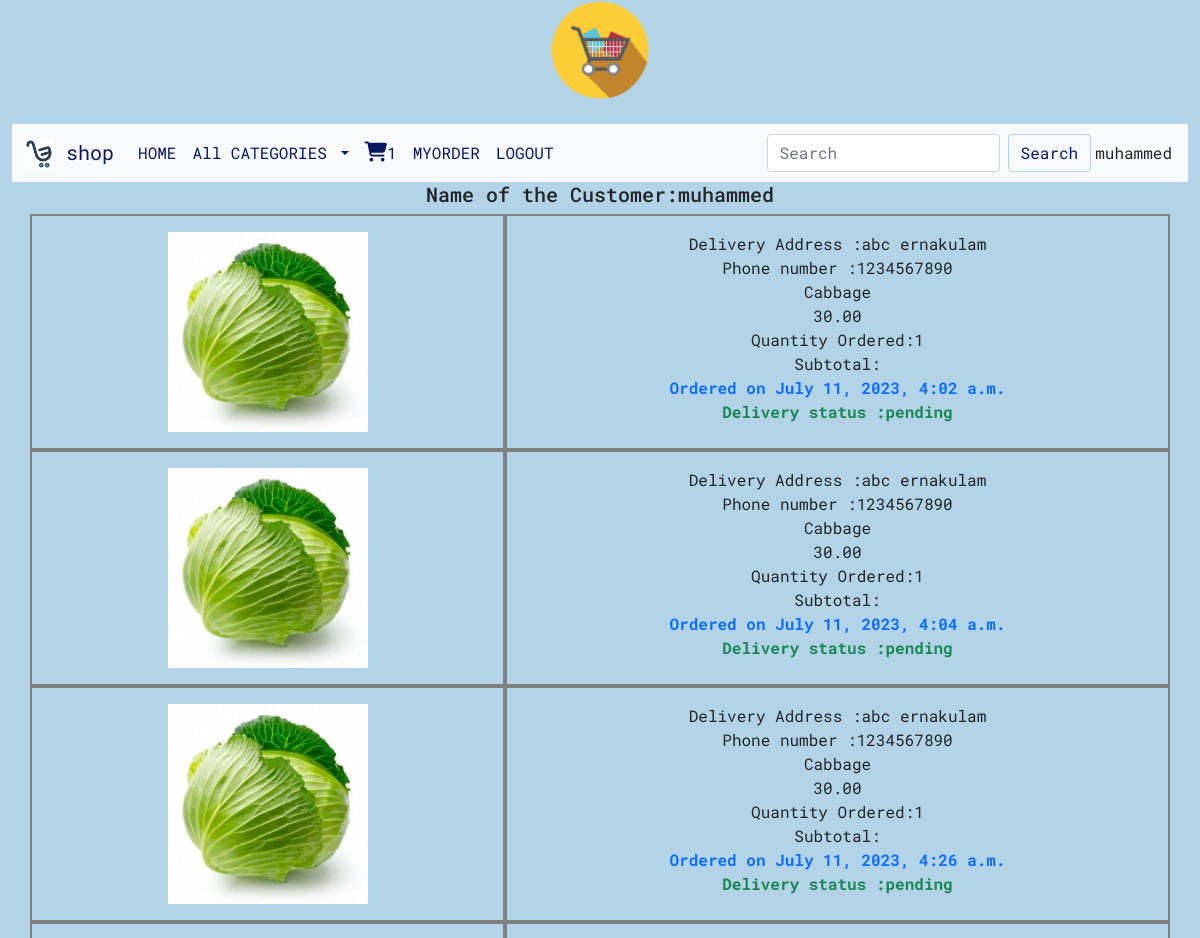
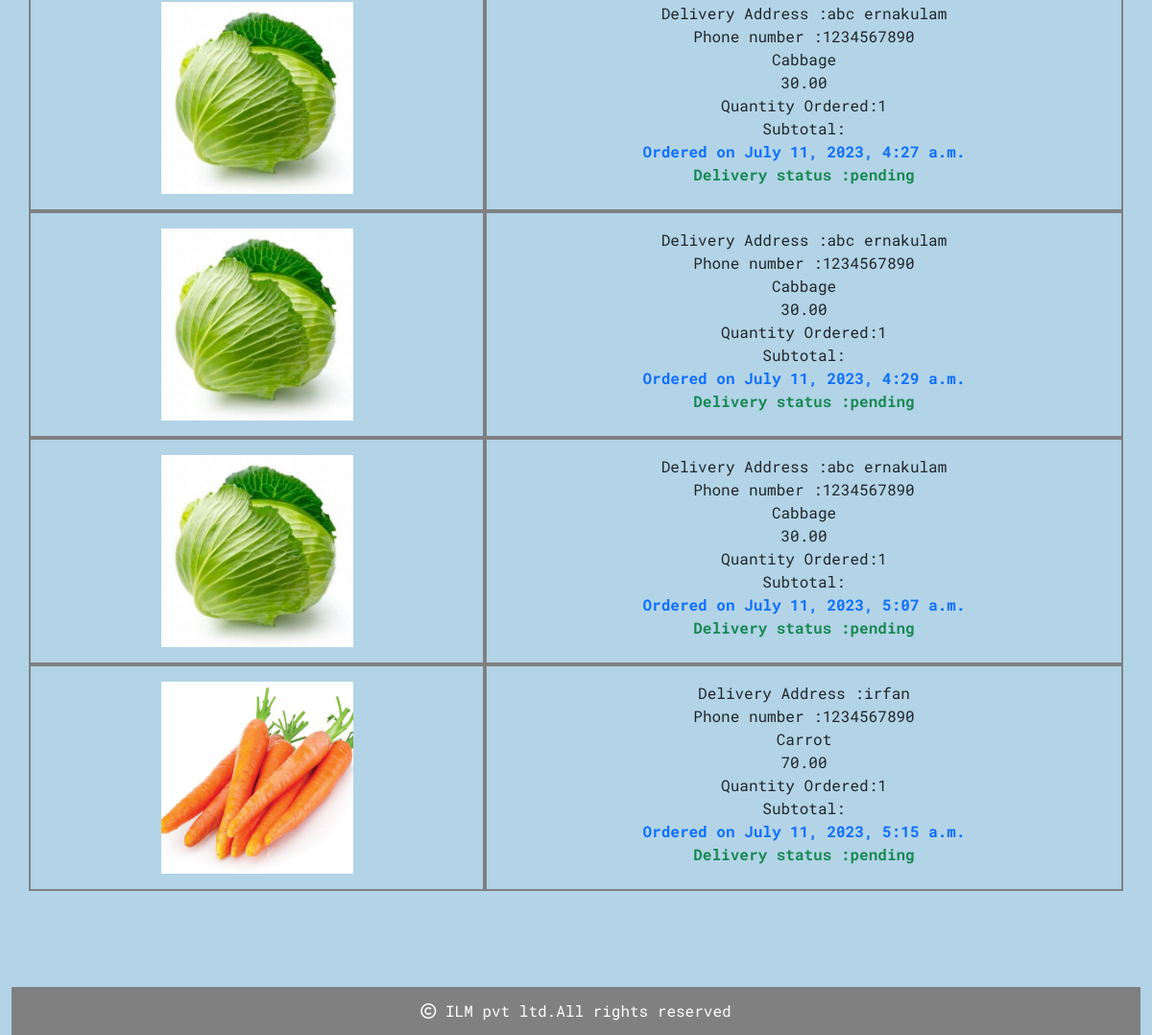
/cart/orderview/ (signed in), run on the app's committed database (2 pictures, top to bottom).
### cart/models.py (models this page shows, shortened)
class Order(models.Model):
    user = models.ForeignKey(User, on_delete=models.CASCADE)
    products = models.ForeignKey(Product, on_delete=models.CASCADE)
    address = models.TextField()
    phone = models.CharField(max_length=100)
    order_status = models.CharField(max_length=30, default="pending")
    delivery_status = models.CharField(max_length=30, default="pending")
    noofitems = models.IntegerField()
    date_added = models.DateTimeField(auto_now_add=True)

### shop/models.py (models this page shows, shortened)
class Product(models.Model):
    name = models.CharField(max_length=200, unique=True)
    slug = models.SlugField(max_length=250, unique=True)
    description=models.TextField(blank=True)
    price=models.DecimalField(max_digits=10,decimal_places=2)
    category=models.ForeignKey(Category,on_delete=models.CASCADE)
    image=models.ImageField(upload_to='img/products',null=True,blank=True)
    stock=models.IntegerField()
    available=models.BooleanField(default=True)
    created=models.DateTimeField(auto_now_add=True)
    updated = models.DateTimeField(auto_now=True)

### cart/views.py (the view)
# urls.py: path('orderview/',views.orderview,name='orderview'),
@login_required
def orderview(request):
    u=request.user
    o=Order.objects.filter(user=u,order_status="paid")
    return render(request,'orderview.html',{'o':o,'name':u.username})

### cart/context_processors.py (called while the page is built)
def counter(request):
    item_count=0
    if request.user.is_authenticated:
        user=request.user
        try:
            cart=Cart.objects.filter(user=user)
            for i in cart:
                item_count+=i.quantity
        except:
            item_count=0
    return {'item_count':item_count}

### shop/context_processors.py (called while the page is built)
def menu_links(request):
    links=Category.objects.all()
    return {'links':links}

### templates/orderview.html
{% extends 'base.html' %}
{% load static %}
{% block content %}
<div class="container" style="margin-bottom:100px;">
    <div class="row">
        <h5 class="text-center">Name of the Customer:{{name}}</h5>
        {% for i in o %}
        <div class="col-sm-5 py-3" style="border:2px solid gray">
          <center><img src="{{i.products.image.url}}" height="200px" width="200px"></center>
        </div>
        <div class="col-sm-7 py-3 text-center" style="border:2px solid gray">
            Delivery Address :{{i.address}}<br>
            Phone number :{{i.phone}}<br>
            {{i.products.name}}<br>
            {{i.products.price}}<br>
            Quantity Ordered:{{i.noofitems}}<br>
            Subtotal:{{i.subtotal}}<br>
            <strong class="text-primary">Ordered on {{i.date_added}}</strong><br>
            <strong class="text-success">Delivery status :{{i.delivery_status}}</strong>
    </div>
        {% endfor %}
    </div></div>
{% endblock %}

### templates/base.html (shortened to what this page needs)
<!DOCTYPE html>
{% load static %}
<html lang="en">
<head>
    <link href="https://cdn.jsdelivr.net/npm/bootstrap@5.0.2/dist/css/bootstrap.min.css" rel="stylesheet">
    <link rel="stylesheet" href="https://cdn.jsdelivr.net/npm/bootstrap-icons@1.10.2/font/bootstrap-icons.css">
    <link rel="stylesheet" href="{% static 'css/custom.css' %}">
    <link rel="stylesheet" href=" https://cdnjs.cloudflare.com/ajax/libs/font-awesome/6.4.0/css/all.min.css">
</head>
<body>
<div class="container-fluid">
    <header>
    <center><img src="{% static 'img/IT.png' %}" alt="img" height="100px" width="100px"></center><br>
<div style="">
    <nav class="navbar navbar-expand-lg navbar-light bg-light" style="">
  <div class="container-fluid">
    <a class="navbar-brand" href="#">
        <img src="{% static 'img/l.webp' %}" alt="img" height="30px" width="30px" class="d-inline-block align-text-top">
        shop</a>
    <div class="collapse navbar-collapse" id="navbarSupportedContent">
      <ul class="navbar-nav me-auto mb-2 mb-lg-0">
        <li class="nav-item">
          <a class="nav-link" aria-current="page" href="{% url 'shop:home' %}">HOME</a>
        </li>
        <li class="nav-item dropdown">
          <a class="nav-link dropdown-toggle" href="#" id="navbarDropdown" role="button" data-bs-toggle="dropdown" aria-expanded="false">
            All CATEGORIES
          </a>
        </li>
          {% if user.is_authenticated %}
           <li class="nav-item">
          <a class="nav-link" aria-current="page" href="{% url 'cart:cartview' %}"><i style="font-size:20px;" class="fa-solid fa-cart-shopping"></i>{{item_count}}</a>
        </li>
          <li class="nav-item">
          <a class="nav-link" aria-current="page" href="{% url 'cart:orderview' %}">MYORDER</a>
          </li>
           <li class="nav-item">
          <a class="nav-link" aria-current="page" href="{% url 'shop:logout' %}">LOGOUT</a>
        </li>
          {% endif %}
        </ul>
      <form method="POST" class="d-flex" action="{% url 'search:searchresult' %}">
        <input class="form-control me-2" type="search" name="q" placeholder="Search" aria-label="Search">
        <button class="btn btn-outline-primary" type="submit">Search</button>
      </form>
        <ul class="navbar-nav p-1">
        <li >
            {% if user.is_authenticated %}
                <a>{{user.username}}</a>
            {% endif %}
        </li>
        </ul>
    </div>
  </div>
</nav>
</div>
</header>
    {% block content %}
    {% endblock %}
<footer class="footer">
    <div>
        <p><i class="fa-regular fa-copyright"></i> ILM pvt ltd.All rights reserved</p>
    </div>
</footer>
</div>
</body>
</html>

### static/css/custom.css (style rules this page uses)
body { background-color:#b2d4e6; font-family: 'Roboto Mono', monospace; }
.navbar-light .navbar-brand ,.navbar-light .navbar-nav .nav-link { color: #061763; }
.btn-outline-primary { color:#061763 ;border-color: #b2d4e6; }
.footer { width:100%; height:50px; background-color:gray; left:0px; bottom:15px; color:white; text-align:center; vertical-align:middle; line-height:50px; }
a { left:37% }

### data on the page
Order: products.image (picture), address "abc ernakulam", phone "1234567890", products.name "Cabbage", products.price "30.00", noofitems "1", date_added "July 11, 2023, 4:02 a.m.", delivery_status "pending"
Order: products.image (picture), address "abc ernakulam", phone "1234567890", products.name "Cabbage", products.price "30.00", noofitems "1", date_added "July 11, 2023, 4:04 a.m.", delivery_status "pending"
Order: products.image (picture), address "abc ernakulam", phone "1234567890", products.name "Cabbage", products.price "30.00", noofitems "1", date_added "July 11, 2023, 4:26 a.m.", delivery_status "pending"
Order: products.image (picture), address "abc ernakulam", phone "1234567890", products.name "Cabbage", products.price "30.00", noofitems "1", date_added "July 11, 2023, 4:27 a.m.", delivery_status "pending"
Order: products.image (picture), address "abc ernakulam", phone "1234567890", products.name "Cabbage", products.price "30.00", noofitems "1", date_added "July 11, 2023, 4:29 a.m.", delivery_status "pending"
Order: products.image (picture), address "abc ernakulam", phone "1234567890", products.name "Cabbage", products.price "30.00", noofitems "1", date_added "July 11, 2023, 5:07 a.m.", delivery_status "pending"
Order: products.image (picture), address "irfan", phone "1234567890", products.name "Carrot", products.price "70.00", noofitems "1", date_added "July 11, 2023, 5:15 a.m.", delivery_status "pending"

### other printed values
{{ item_count }} "1"
{{ user.username }} "muhammed"
{{ name }} "muhammed"
